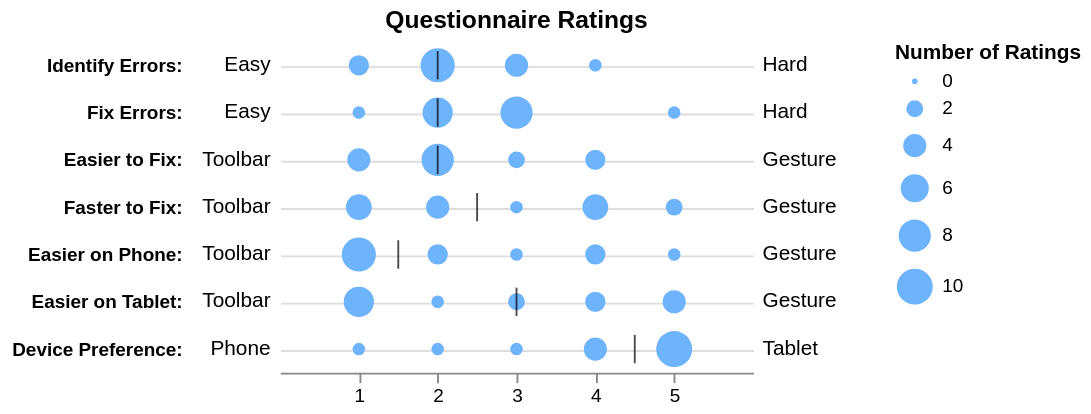

Express this chart as Vega-Lite.
### Vega specification from a JSON file in a GitHub repository (floating-point values rounded to 4 significant figures; data arrays with more than 128 entries replaced by an {"elided": "..."} marker saying what was removed)
{"$schema": "https://vega.github.io/schema/vega/v5.json", "description": "Likert Scale Ratings Distributions and Medians. (Figure 9 from @jhoffswell and @zcliu's ['Interactive Repair of Tables Extracted from PDF Documents on Mobile Devices'](https://idl.cs.washington.edu/files/2019-InteractiveTableRepair-CHI.pdf))", "background": "white", "padding": 5, "width": 250, "height": 175, "title": {"text": "Questionnaire Ratings", "frame": "group"}, "style": "cell", "encode": {"update": {"stroke": {"value": null}}}, "data": [{"name": "medians", "values": [{"name": "Identify Errors:", "median": 2.0, "lo": "Easy", "hi": "Hard"}, {"name": "Fix Errors:", "median": 2, "lo": "Easy", "hi": "Hard"}, {"name": "Easier to Fix:", "median": 2.0, "lo": "Toolbar", "hi": "Gesture"}, {"name": "Faster to Fix:", "median": 2.5, "lo": "Toolbar", "hi": "Gesture"}, {"name": "Easier on Phone:", "median": 1.5, "lo": "Toolbar", "hi": "Gesture"}, {"name": "Easier on Tablet:", "median": 3.0, "lo": "Toolbar", "hi": "Gesture"}, {"name": "Device Preference:", "median": 4.5, "lo": "Phone", "hi": "Tablet"}]}, {"name": "values", "values": {"elided": "170 records"}}, {"name": "data_0", "source": "medians", "transform": [{"type": "filter", "expr": "isValid(datum[\"median\"]) && isFinite(+datum[\"median\"])"}]}, {"name": "data_1", "source": "values", "transform": [{"type": "filter", "expr": "datum.name != 'Toolbar_First'"}, {"type": "filter", "expr": "datum.name != 'Tablet_First'"}, {"type": "filter", "expr": "datum.name != 'Participant ID'"}, {"type": "aggregate", "groupby": ["value", "name"], "ops": ["count"], "fields": [null], "as": ["__count"]}, {"type": "filter", "expr": "isValid(datum[\"value\"]) && isFinite(+datum[\"value\"])"}]}], "marks": [{"name": "layer_0_marks", "type": "symbol", "style": ["circle"], "from": {"data": "data_1"}, "encode": {"update": {"fill": {"value": "#6EB4FD"}, "ariaRoleDescription": {"value": "circle"}, "description": {"signal": "\"value: \" + (format(datum[\"value\"], \"\")) + \"; name: \" + (isValid(datum[\"name\"]) ? datum[\"name\"] : \"\"+datum[\"name\"]) + \"; Number of Ratings: \" + (format(datum[\"__count\"], \"\"))"}, "x": {"scale": "x", "field": "value"}, "y": {"scale": "y", "field": "name"}, "size": {"scale": "size", "field": "__count"}, "shape": {"value": "circle"}}}}, {"name": "layer_1_marks", "type": "rect", "style": ["tick"], "from": {"data": "data_0"}, "encode": {"update": {"opacity": {"value": 0.7}, "fill": {"value": "black"}, "ariaRoleDescription": {"value": "tick"}, "description": {"signal": "\"median: \" + (format(datum[\"median\"], \"\")) + \"; name: \" + (isValid(datum[\"name\"]) ? datum[\"name\"] : \"\"+datum[\"name\"])"}, "xc": {"scale": "x", "field": "median"}, "yc": {"scale": "y", "field": "name"}, "height": {"value": 15}, "width": {"value": 1}}}}, {"name": "layer_2_marks", "type": "text", "style": ["text"], "from": {"data": "medians"}, "encode": {"update": {"align": {"value": "right"}, "fill": {"value": "black"}, "description": {"signal": "\"name: \" + (isValid(datum[\"name\"]) ? datum[\"name\"] : \"\"+datum[\"name\"]) + \"; lo: \" + (isValid(datum[\"lo\"]) ? datum[\"lo\"] : \"\"+datum[\"lo\"])"}, "x": {"value": -5}, "y": {"scale": "y", "field": "name"}, "text": {"signal": "isValid(datum[\"lo\"]) ? datum[\"lo\"] : \"\"+datum[\"lo\"]"}, "baseline": {"value": "middle"}}}}, {"name": "layer_3_marks", "type": "text", "style": ["text"], "from": {"data": "medians"}, "encode": {"update": {"align": {"value": "left"}, "fill": {"value": "black"}, "description": {"signal": "\"name: \" + (isValid(datum[\"name\"]) ? datum[\"name\"] : \"\"+datum[\"name\"]) + \"; hi: \" + (isValid(datum[\"hi\"]) ? datum[\"hi\"] : \"\"+datum[\"hi\"])"}, "x": {"value": 255}, "y": {"scale": "y", "field": "name"}, "text": {"signal": "isValid(datum[\"hi\"]) ? datum[\"hi\"] : \"\"+datum[\"hi\"]"}, "baseline": {"value": "middle"}}}}], "scales": [{"name": "x", "type": "linear", "domain": [0, 6], "range": [0, {"signal": "width"}], "zero": true}, {"name": "y", "type": "point", "domain": {"fields": [{"data": "data_1", "field": "name"}, {"data": "data_0", "field": "name"}, {"data": "medians", "field": "name"}]}, "range": [0, {"signal": "height"}], "padding": 0.5}, {"name": "size", "type": "linear", "domain": {"data": "data_1", "field": "__count"}, "range": [9, 361], "zero": true}], "axes": [{"scale": "y", "orient": "left", "grid": true, "offset": 50, "gridScale": "x", "domain": false, "labels": false, "aria": false, "maxExtent": 0, "minExtent": 0, "ticks": false, "zindex": 0}, {"scale": "x", "orient": "bottom", "grid": false, "values": [1, 2, 3, 4, 5], "labelFlush": true, "labelOverlap": true, "zindex": 0}, {"scale": "y", "orient": "left", "grid": false, "domain": false, "labelFontWeight": "bold", "offset": 50, "ticks": false, "zindex": 0}], "legends": [{"offset": 75, "title": "Number of Ratings", "size": "size", "symbolType": "circle", "encode": {"symbols": {"update": {"fill": {"value": "#6EB4FD"}, "stroke": {"value": "transparent"}}}}}]}
